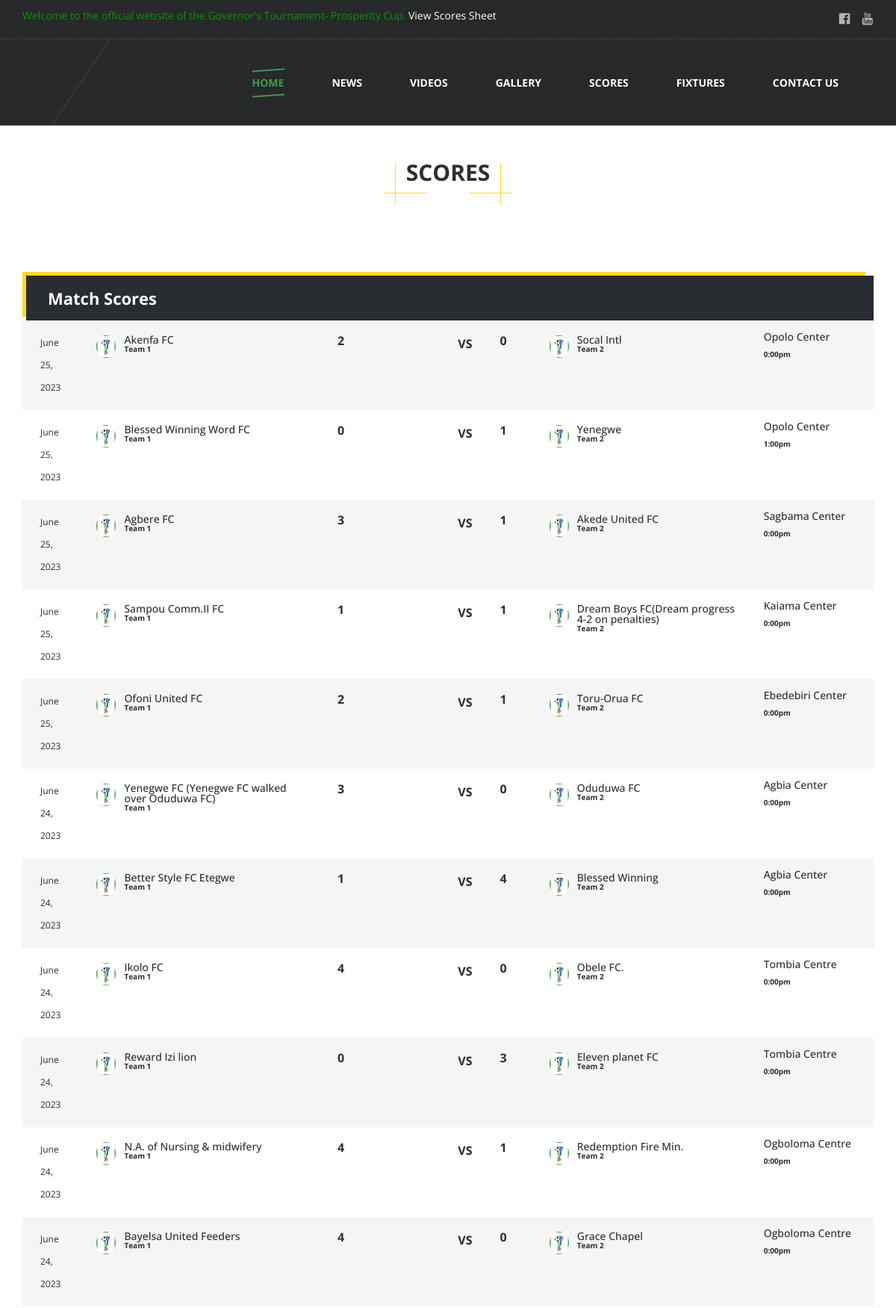
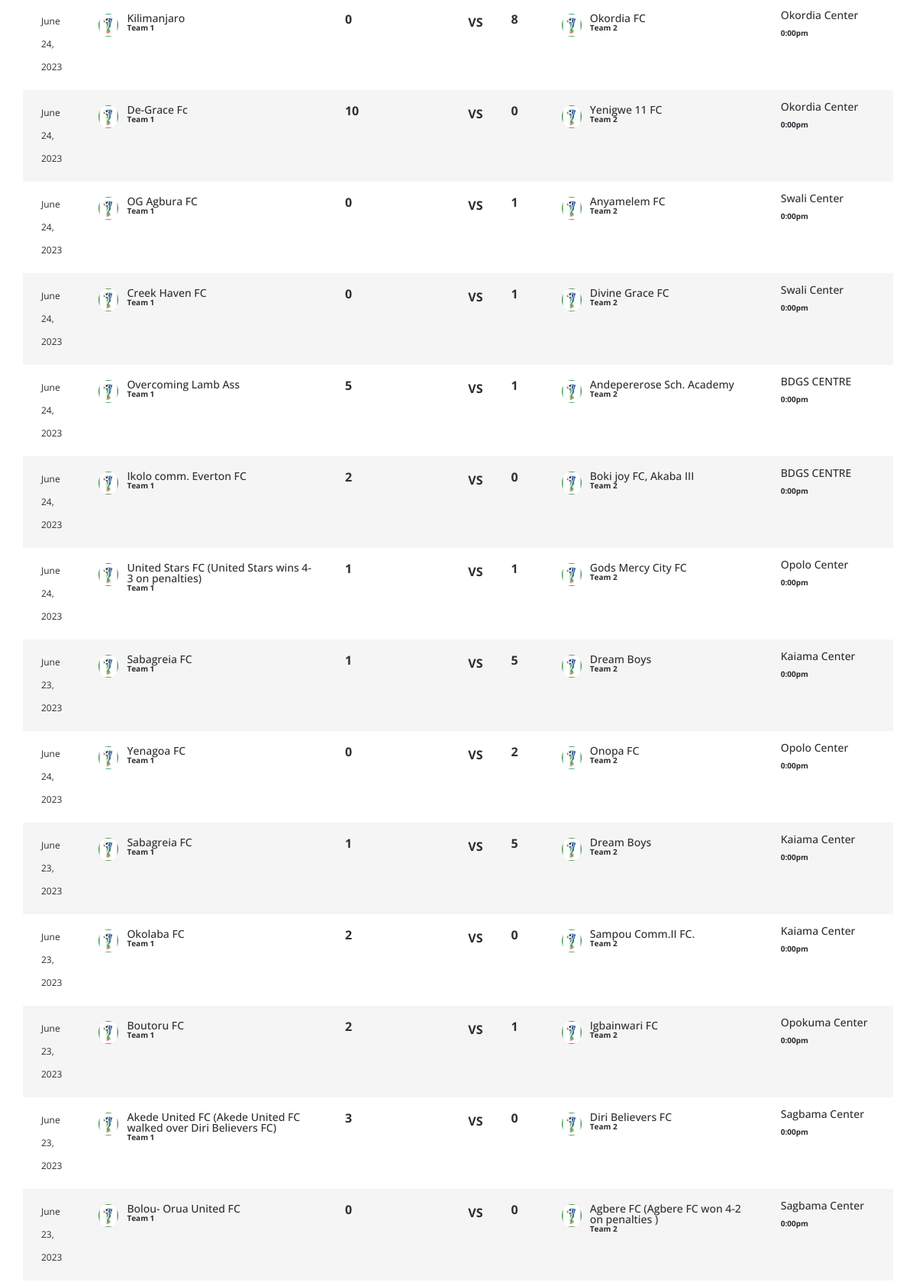
Page /scores.php (upper part) on the committed database (2 pictures, top to bottom).
### tables this page shows
CREATE TABLE `fixturesbk` (
  `fix_id` int(11) NOT NULL,
  `matchDay` varchar(200) NOT NULL,
  `teama` varchar(200) NOT NULL,
  `teamb` varchar(200) NOT NULL,
  `center` varchar(200) NOT NULL,
  `matchDate` varchar(200) NOT NULL,
  `matchTime` varchar(200) NOT NULL,
  `scoreA` varchar(200) NOT NULL,
  `scoreB` varchar(200) NOT NULL,
  `match_type` varchar(200) NOT NULL
);

### classes/class.php (called while the page is built, shortened)
<?php
class connection{
	var $localhost='localhost';
	var $password='[L42l9UKW(hyg7';
	var $username='prospe';
	var $connect;
	public function connectTodatabase(){
		$con=mysqli_connect($this->localhost,$this->username,$this->password);
		if(!$con){ echo'can not connect to database';}
		else{
		 $this->connect=$con;
		}
		 return $this->connect;
		}
	  public function retrieve($query){
		$result=mysqli_query($this->connect,$query)or die("MySQL error: " . mysqli_error($this->connect) . "<hr>\nQuery: $query");
		return $result;
	 }
	 public function arrayFetch($result){
		$arraycontent=array();
		while( $contents=mysqli_fetch_array($result)){
			$arraycontent[]=$contents;
		}
		return $arraycontent;
		 }
	}
	?>

### scores.php (the view, shortened to what this page needs)
<?php require_once("classes/class.php");
$connection = new connection();
$connection->connectTodatabase();
$connection->selectDatabase();
	$queryfix= "SELECT * FROM `fixturesbk` order by fix_id DESC";
	$resultfix=$connection->retrieve($queryfix);
	$queryfix= "SELECT * FROM `fixturesbk` where scoreA !='' and scoreB !='' order by fix_id DESC ";
	$resultfix=$connection->retrieve($queryfix);
	$rowsfix=$connection->arrayFetch($resultfix);
?>
<!DOCTYPE html>
<html lang="en">
<head>
    <link href="css/bootstrap.css" rel="stylesheet">
    <link href="css/font-awesome.css" rel="stylesheet">
    <link href="css/flaticon.css" rel="stylesheet">
    <link href="css/slick-slider.css" rel="stylesheet">
    <link href="css/fancybox.css" rel="stylesheet">
    <link href="style.css" rel="stylesheet">
    <link href="css/color.css" rel="stylesheet">
    <link href="css/responsive.css" rel="stylesheet">
     <link rel="stylesheet" href="../../css/chosen.html">
  </head>
  <body>
    <div class="sportsmagazine-main-wrapper">
       <?php include('includes/header.php'); ?>
		<div class="sportsmagazine-main-content sportsmagazine-main-contentminus">
<br/><br/>
			<div class="sportsmagazine-main-section">
				<div class="container">
					<div class="row">
					 <div class="sportsmagazine-fancy-title-two"><h2>Scores <span></span></h2></div>
							<div class="col-md-12">
                            <div class="sportsmagazine-match-fixture">
                                <div class="sportsmagazine-classic-heading">
                                    <h2>Match Scores</h2>
                                </div>
                                <table class="sportsmagazine-client-detail">
								<?php foreach($rowsfix as $rowfix){?>
                                    <tr>
                                        <td><?php echo $rowfix['matchDate']; ?></td>
                                        <td>
                                            <figure><img src="extra-images/team-match-img1.png" alt=""></figure>
                                            <div class="player-stats-text">
                                                <h6><?php echo $rowfix['teama']; ?></h6>
                                                <span><b>Team 1</b></span>
                                            </div>
                                        </td>
										 <td>
                                                <h6><b><?php echo $rowfix['scoreA']; ?></b></h6>
                                        </td>
                                        <td><span>VS</span></td>
										<td>
                                                <h6><b><?php echo $rowfix['scoreB']; ?></b></h6>
                                        </td>
                                        <td>
                                            <figure><img src="extra-images/team-match-img1.png" alt=""></figure>
                                            <div class="player-stats-text">
                                                <h6><?php echo $rowfix['teamb']; ?></h6>
                                                <span><b>Team 2</b></span>
                                            </div>
                                        </td>
										 <td>
                                            <div class="player-stats-text">
                                                <h6><?php echo $rowfix['center']; ?></h6>
                                                <span><b><?php echo $rowfix['matchTime']; ?></b></span>
                                            </div>
                                        </td>
                                    </tr>
								<?php }?>
                                </table>
							 <div style="padding:10px">
									 <p> </p>
</div>
                            </div>
                        </div>
					</div>
				</div>
			</div>
		</div>
	<div class="clearfix"></div>
    </div>
  </body>
</html>

### rows in the picture
fixturesbk: matchDate "June 25, 2023", teama "Akenfa FC", scoreA "2", scoreB "0", teamb "Socal Intl", center "Opolo Center", matchTime "0:00pm"
fixturesbk: matchDate "June 25, 2023", teama "Blessed Winning Word FC", scoreA "0", scoreB "1", teamb "Yenegwe", center "Opolo Center", matchTime "1:00pm"
fixturesbk: matchDate "June 25, 2023", teama "Agbere FC", scoreA "3", scoreB "1", teamb "Akede United FC", center "Sagbama Center", matchTime "0:00pm"
fixturesbk: matchDate "June 25, 2023", teama "Sampou Comm.II FC", scoreA "1", scoreB "1", teamb "Dream Boys FC(Dream progress 4-2 on penalties)", center "Kaiama Center", matchTime "0:00pm"
fixturesbk: matchDate "June 25, 2023", teama "Ofoni United FC", scoreA "2", scoreB "1", teamb "Toru-Orua FC", center "Ebedebiri Center", matchTime "0:00pm"
fixturesbk: matchDate "June 24, 2023", teama "Yenegwe FC (Yenegwe FC walked over Oduduwa FC)", scoreA "3", scoreB "0", teamb "Oduduwa FC", center "Agbia Center", matchTime "0:00pm"
fixturesbk: matchDate "June 24, 2023", teama "Better Style FC Etegwe", scoreA "1", scoreB "4", teamb "Blessed Winning", center "Agbia Center", matchTime "0:00pm"
fixturesbk: matchDate "June 24, 2023", teama "Ikolo FC", scoreA "4", scoreB "0", teamb "Obele FC.", center "Tombia Centre", matchTime "0:00pm"
fixturesbk: matchDate "June 24, 2023", teama "Reward Izi lion", scoreA "0", scoreB "3", teamb "Eleven planet FC", center "Tombia Centre", matchTime "0:00pm"
fixturesbk: matchDate "June 24, 2023", teama "N.A. of Nursing & midwifery", scoreA "4", scoreB "1", teamb "Redemption Fire Min.", center "Ogboloma Centre", matchTime "0:00pm"
fixturesbk: matchDate "June 24, 2023", teama "Bayelsa United Feeders", scoreA "4", scoreB "0", teamb "Grace Chapel", center "Ogboloma Centre", matchTime "0:00pm"
fixturesbk: matchDate "June 24, 2023", teama "Kilimanjaro", scoreA "0", scoreB "8", teamb "Okordia FC", center "Okordia Center", matchTime "0:00pm"
fixturesbk: matchDate "June 24, 2023", teama "De-Grace Fc", scoreA "10", scoreB "0", teamb "Yenigwe 11 FC", center "Okordia Center", matchTime "0:00pm"
fixturesbk: matchDate "June 24, 2023", teama "OG Agbura FC", scoreA "0", scoreB "1", teamb "Anyamelem FC", center "Swali Center", matchTime "0:00pm"
fixturesbk: matchDate "June 24, 2023", teama "Creek Haven FC", scoreA "0", scoreB "1", teamb "Divine Grace FC", center "Swali Center", matchTime "0:00pm"
fixturesbk: matchDate "June 24, 2023", teama "Overcoming Lamb Ass", scoreA "5", scoreB "1", teamb "Andepererose Sch. Academy", center "BDGS CENTRE", matchTime "0:00pm"
fixturesbk: matchDate "June 24, 2023", teama "Ikolo comm. Everton FC", scoreA "2", scoreB "0", teamb "Boki joy FC, Akaba III", center "BDGS CENTRE", matchTime "0:00pm"
fixturesbk: matchDate "June 24, 2023", teama "United Stars FC (United Stars wins 4-3 on penalties)", scoreA "1", scoreB "1", teamb "Gods Mercy City FC", center "Opolo Center", matchTime "0:00pm"
fixturesbk: matchDate "June 23, 2023", teama "Sabagreia FC", scoreA "1", scoreB "5", teamb "Dream Boys", center "Kaiama Center", matchTime "0:00pm"
fixturesbk: matchDate "June 24, 2023", teama "Yenagoa FC", scoreA "0", scoreB "2", teamb "Onopa FC", center "Opolo Center", matchTime "0:00pm"
fixturesbk: matchDate "June 23, 2023", teama "Sabagreia FC", scoreA "1", scoreB "5", teamb "Dream Boys", center "Kaiama Center", matchTime "0:00pm"
fixturesbk: matchDate "June 23, 2023", teama "Okolaba FC", scoreA "2", scoreB "0", teamb "Sampou Comm.II FC.", center "Kaiama Center", matchTime "0:00pm"
fixturesbk: matchDate "June 23, 2023", teama "Boutoru FC", scoreA "2", scoreB "1", teamb "Igbainwari FC", center "Opokuma Center", matchTime "0:00pm"
fixturesbk: matchDate "June 23, 2023", teama "Akede United FC (Akede United FC walked over Diri Believers FC)", scoreA "3", scoreB "0", teamb "Diri Believers FC", center "Sagbama Center", matchTime "0:00pm"
fixturesbk: matchDate "June 23, 2023", teama "Bolou- Orua United FC", scoreA "0", scoreB "0", teamb "Agbere FC (Agbere FC won 4-2 on penalties )", center "Sagbama Center", matchTime "0:00pm"
